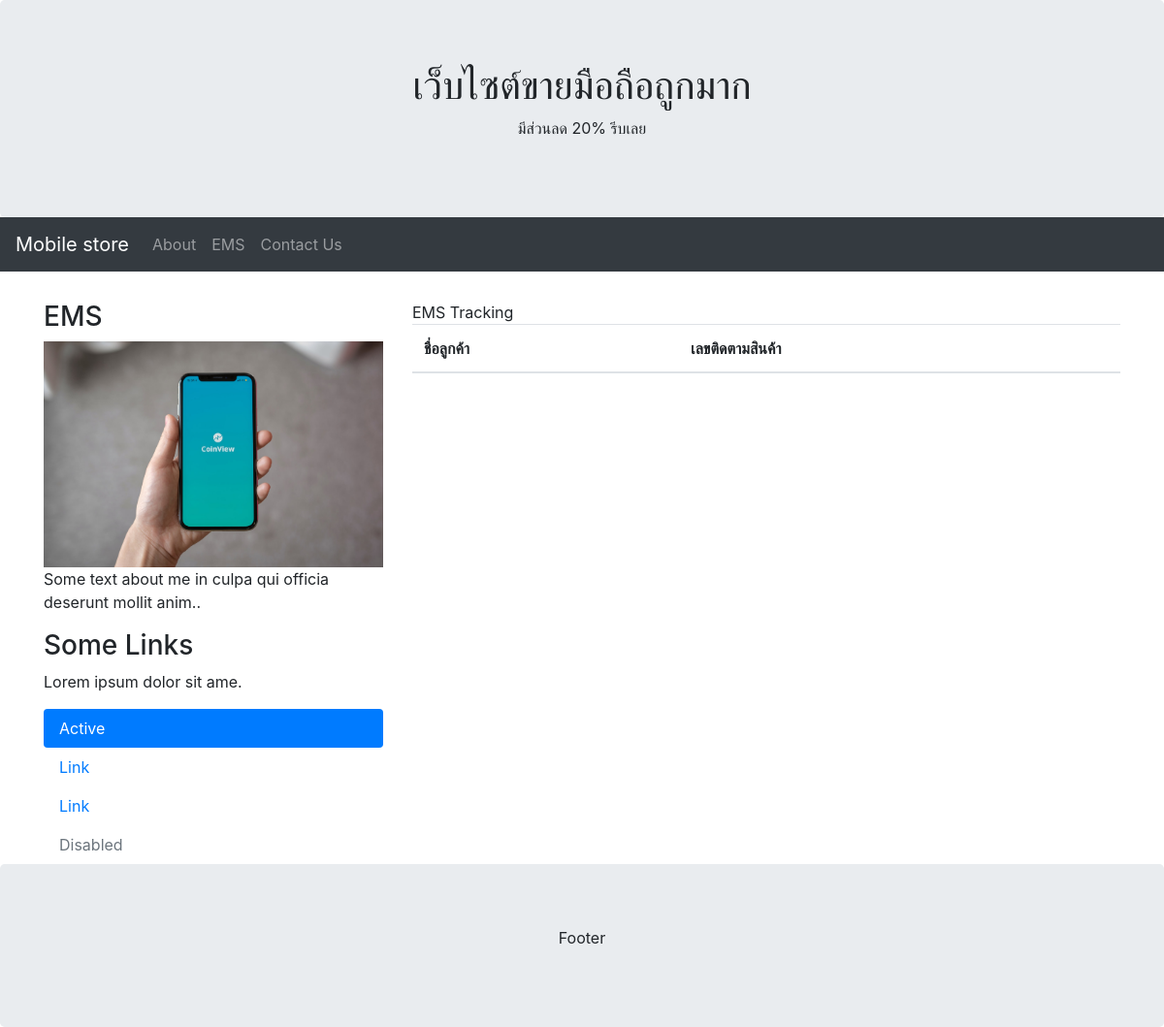
The app's page /ems/, older data.
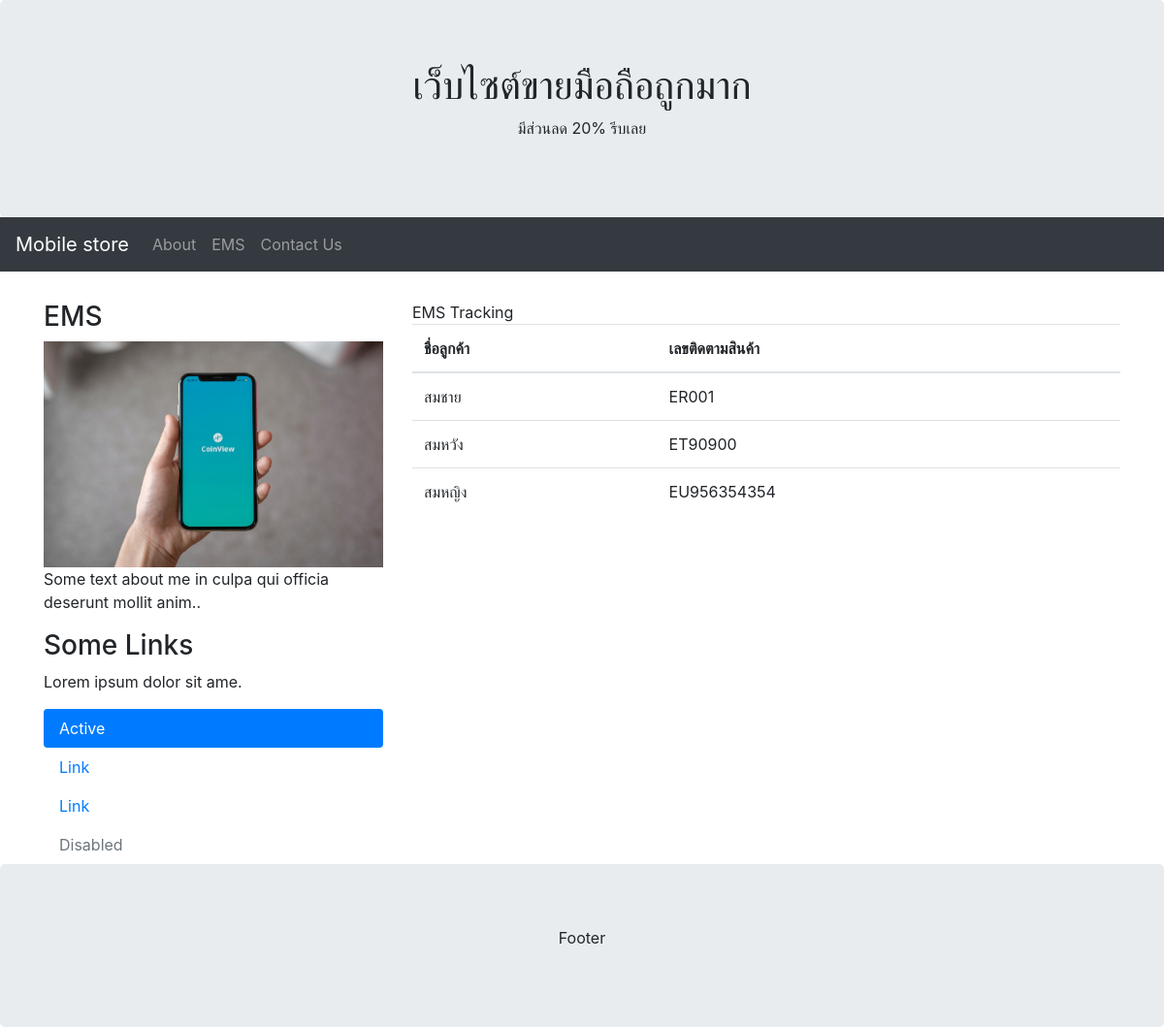
The same page, newer data.
### mobile/models.py (models this page shows, shortened)
class EMS(models.Model):
    ems_number = models.CharField(max_length=120)
    ems_name = models.CharField(max_length=120)

### mobile/views.py (the view)
# urls.py: path('ems/',EMStracking, name='mobile-ems' ),
def EMStracking(request):
    allems = EMS.objects.all()
    context = { 'emslist': allems ,'title': 'EMS'}
    return render(request, 'mobile/ems.html', context)

### mobile/template/mobile/ems.html
{% extends "mobile/base.html" %}
{% load static %}
{% block content %}
<h3>{{ title }}</h3>
{% endblock content %}
{% block content_product %}
    EMS Tracking
    <table class="table table-hover">
    <thead>
      <tr>
         <th>ชื่อลูกค้า</th>
         <th>เลขติดตามสินค้า</th>
        </tr>
    </thead>
    <tbody>
      {% for p in emslist %}
      <tr>
        <td>{{ p.ems_name }}</td>
        <td>{{ p.ems_number }}</td>
      </tr>
      {% endfor %}
    </tbody>
  </table>
{% endblock content_product %}

### mobile/template/mobile/base.html (shortened to what this page needs)
{% load static %}
<!DOCTYPE html>
<html lang="en">
<head>
  <link rel="stylesheet" href="https://maxcdn.bootstrapcdn.com/bootstrap/4.3.1/css/bootstrap.min.css">
</head>
<body>
<div class="jumbotron text-center" style="margin-bottom:0">
  <h1>เว็บไซต์ขายมือถือถูกมาก</h1>
  <p>มีส่วนลด 20% รีบเลย</p>
</div>
<nav class="navbar navbar-expand-sm bg-dark navbar-dark">
  <a class="navbar-brand" href="{% url 'mobile-home' %}">Mobile store</a>
  <div class="collapse navbar-collapse" id="collapsibleNavbar">
    <ul class="navbar-nav">
      <li class="nav-item">
        <a class="nav-link" href="{% url 'mobile-about' %}">About</a>
      </li>
      <li class="nav-item">
        <a class="nav-link" href="{% url 'mobile-ems' %}">EMS</a>
      </li>
      <li class="nav-item">
        <a class="nav-link" href="#">Contact Us</a>
      </li>
    </ul>
  </div>
</nav>
<div class="container" style="margin-top:30px">
  <div class="row">
    <div class="col-sm-4">
      {% block content %}
      {% endblock content %}
      <img src="{% static 'mobile/home.jpg' %}" width="100%">
      <p>Some text about me in culpa qui officia deserunt mollit anim..</p>
      <h3>Some Links</h3>
      <p>Lorem ipsum dolor sit ame.</p>
      <ul class="nav nav-pills flex-column">
        <li class="nav-item">
          <a class="nav-link active" href="#">Active</a>
        </li>
        <li class="nav-item">
          <a class="nav-link" href="#">Link</a>
        </li>
        <li class="nav-item">
          <a class="nav-link" href="#">Link</a>
        </li>
        <li class="nav-item">
          <a class="nav-link disabled" href="#">Disabled</a>
        </li>
      </ul>
    </div>
    <div class="col-sm-8">
        {% block content_product %}
        {% endblock content_product %}
    </div>
  </div>
</div>
<div class="jumbotron text-center" style="margin-bottom:0">
  <p>Footer</p>
</div>
</body>
</html>

Row changes from the older to the newer data that the page shows:
added EMS: ems_name "สมชาย", ems_number "ER001"
added EMS: ems_name "สมหวัง", ems_number "ET90900"
added EMS: ems_name "สมหญิง", ems_number "EU956354354"
